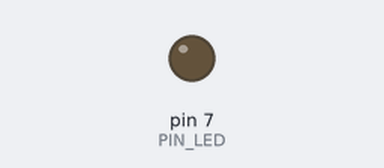
A sketch run on a simulated Arduino Uno, built with avr-gcc and run on an emulated ATmega328P. Shown: output pins drawn as LEDs (lit = HIGH). Dashed ring = blinking. At 2.0 s the program stops and its outputs stay as they are.

Above: at 0.5 s.
At 1.85 s:
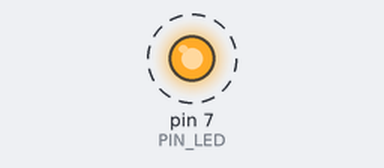
Timing chart, 0 to 3.0 s (numbered marks = the images above):
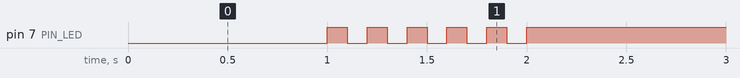

Measured:
- by itself, pin 7 (PIN_LED): alternates HIGH for 0.10 s and LOW for 0.10 s, 11 changes in all, then stays HIGH

The sketch:

05_example_2.ino
```cpp
#define PIN_LED 7
unsigned int count, toggle;

void setup() {
  pinMode(PIN_LED, OUTPUT);
  Serial.begin(115200); // Initialize serial port
  while (!Serial) {
    ; // wait for serial port to connect.
  }
  count = toggle = 0;
  digitalWrite(PIN_LED, toggle); // turn on LED.
}

void loop() {
  if(count == 0){
    delay(1000);
  }
  while(count<10){
    count = count +1 ;
    toggle = toggle_state(toggle);
    digitalWrite(PIN_LED, toggle);
    delay(100);
  }
  digitalWrite(PIN_LED, 1);
  while(1){} // infinite loop
}

int toggle_state(int toggle) {
  if(toggle == 1){
    toggle = 0;
  }else{
    toggle = 1;
  }
  return toggle;
}
```
